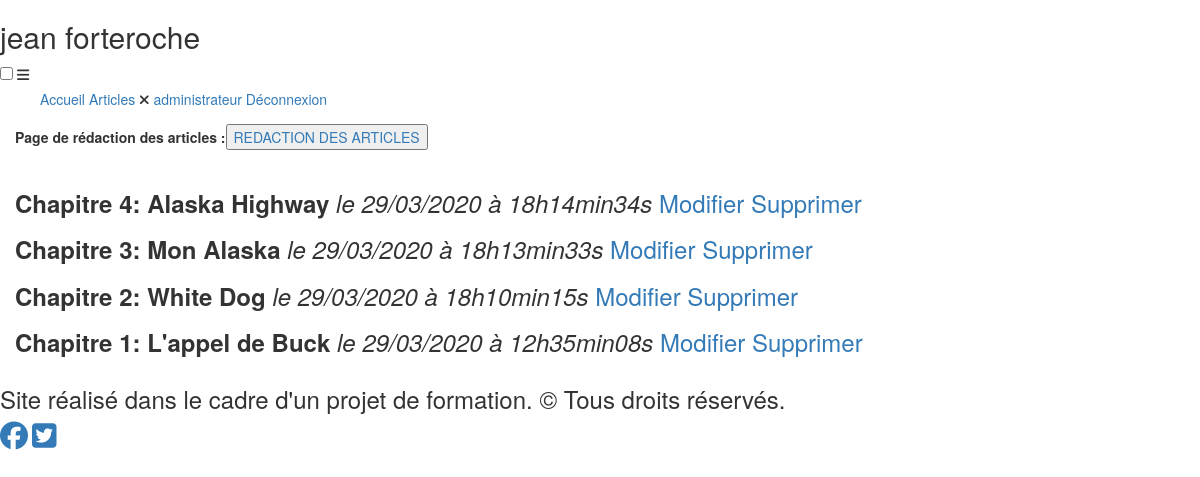
Before: /index.php?action=administration (signed in) with the older database file.
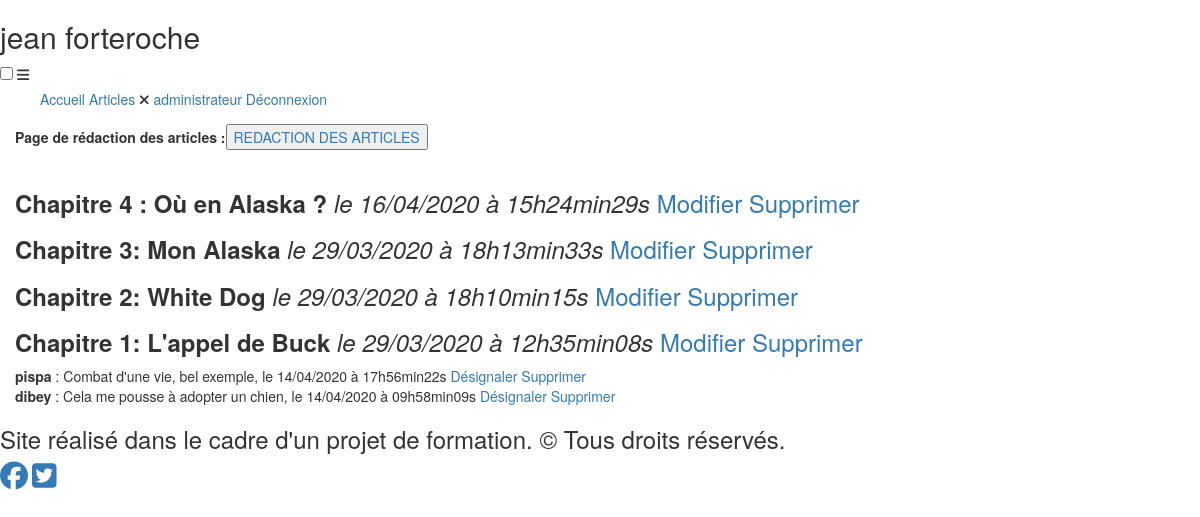
After: the same page with the newer database file.
### tables this page shows
CREATE TABLE IF NOT EXISTS `posts` (
  `post_id` int(11) NOT NULL AUTO_INCREMENT,
  `title` varchar(255) NOT NULL,
  `content` text NOT NULL,
  `creation_date` datetime NOT NULL,
  PRIMARY KEY (`post_id`)
);

CREATE TABLE IF NOT EXISTS `comments` (
  `comment_id` int(11) NOT NULL AUTO_INCREMENT,
  `post_id` int(11) NOT NULL,
  `user_id` int(11) NOT NULL,
  `comment` text NOT NULL,
  `comment_date` datetime NOT NULL,
  `reported` tinyint(1) NOT NULL DEFAULT '0',
  PRIMARY KEY (`comment_id`),
  KEY `comments_ibfk_1` (`post_id`),
  KEY `user_id` (`user_id`)
);

CREATE TABLE IF NOT EXISTS `users` (
  `user_id` int(11) NOT NULL AUTO_INCREMENT,
  `pseudo` varchar(255) NOT NULL,
  `mail` varchar(255) NOT NULL,
  `pass` varchar(255) NOT NULL,
  `admin` tinyint(1) NOT NULL DEFAULT '0',
  PRIMARY KEY (`user_id`)
);

### controller/frontend.php (called while the page is built, shortened)
<?php
require_once('model/PostManager.php');
require_once('model/CommentManager.php');
function admin()
{
    $postManager = new PostManager();
    $posts = $postManager->getPosts();
    $commentManager = new CommentManager();
    $flagComments = $commentManager->adminFlagComments();
    require('view/frontend/admin.php');
}

### model/PostManager.php (called while the page is built, shortened)
<?php
class PostManager extends Manager
{
    public function getPosts()
    {
        $db = $this->dbConnect();
        $req = $db->query('SELECT post_id, title, content, DATE_FORMAT(creation_date, \'%d/%m/%Y à %Hh%imin%ss\') AS creation_date_fr FROM posts ORDER BY creation_date DESC LIMIT 0, 5');
        return $req;
    }
}

### model/CommentManager.php (called while the page is built, shortened)
<?php
class CommentManager extends Manager
{
    public function adminFlagComments()
    {
        $db = $this->dbConnect();
        $comments = $db->query('SELECT users.pseudo AS author, comments.comment AS content, comment_id, reported, DATE_FORMAT(comment_date, \'%d/%m/%Y à %Hh%imin%ss\') AS comment_date_fr FROM users INNER JOIN comments ON users.user_id = comments.user_id WHERE reported = 1 ORDER BY comment_date DESC');
        return $comments;
    }
}

### view/frontend/admin.php (the view, shortened to what this page needs)
<div id="admin">
    <strong>Page de rédaction des articles :</strong><button><a href="index.php?action=redaction">REDACTION DES ARTICLES</a>
    </button><br><br>
    <div id="flagcomment">
        <?php
        while ($data = $posts->fetch())
        {
        ?>
            <h3>
                <strong><?= $data['title'] ?></strong>
                <em>le <?= $data['creation_date_fr'] ?></em>
                <a href="index.php?action=modifChapitre&id=<?=$data['post_id'] ?>" title="Modifier le chapitre" >Modifier</a>
                <a href="index.php?action=supprimeChapitre&id=<?=$data['post_id'] ?>" title="Supprimer le chapitre" class="supprim">Supprimer</a>
            </h3>
        <?php
        }
        ?>
        <?php
        while ($comment = $flagComments->fetch())
        {
        ?>
            <div id="postcomment"><strong><?= $comment['author']?></strong>  : <?= nl2br($comment['content']) ?>, le <?= $comment['comment_date_fr'] ?>
                <a href="index.php?action=designal&id=<?=$comment['comment_id'] ?>" title="Désignaler le commentaire">Désignaler</a>
                <a href="index.php?action=supprimeComment&id=<?=$comment['comment_id'] ?>" title="Supprimer le commentaire" class="supprim" >Supprimer</a>
            </div>
        <?php
        }
        ?>
    </div>
</div>
<?php require('view/frontend/template.php'); ?>

Changed rows visible on the page:
changed posts: title "Chapitre 4: Alaska Highway" → "Chapitre 4 : Où en Alaska ?"; creation_date_fr "29/03/2020 à 18h14min34s" → "16/04/2020 à 15h24min29s"
added comments: user.pseudo "pispa", comment "Combat d'une vie, bel exemple", comment_date_fr "14/04/2020 à 17h56min22s"
added comments: user.pseudo "dibey", comment "Cela me pousse à adopter un chien", comment_date_fr "14/04/2020 à 09h58min09s"
